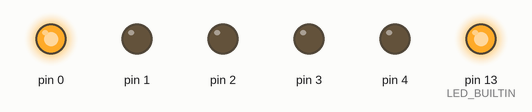
Bench run of a sketch on a simulated Arduino Uno, built with avr-gcc and run on an emulated ATmega328P. Parts: output pins drawn as LEDs (lit = HIGH).

Above: at 0.2 s.
At 0.7 s:
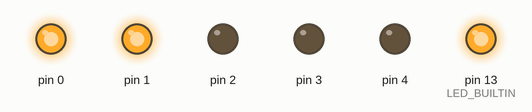
At 1.2 s:
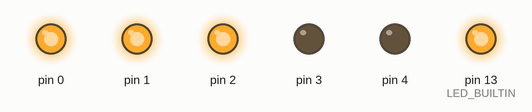
At 2.7 s:
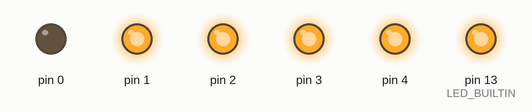
At 4.2 s:
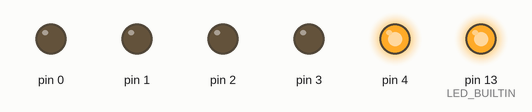
At 5.5 s:
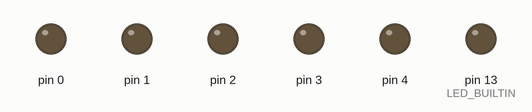
Timing chart, 0 to 7.8 s (numbered marks = the images above):
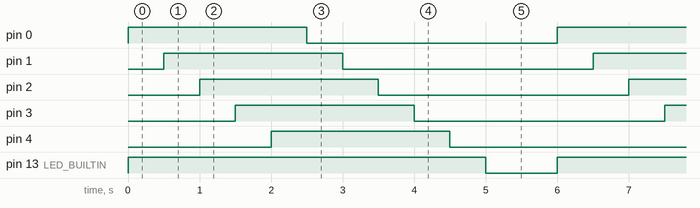

Measured:
- by itself, pin 0–4: alternates HIGH for 2.5 s and LOW for 3.5 s
- by itself, pin 13 (LED_BUILTIN): alternates HIGH for 5.0 s and LOW for 1.0 s
- by itself, everything shown: repeats every 6.0 s, in 11 steps

The sketch:

main.ino
```cpp
void setup(){
  for(int i=0; i<= 4; i++){
    pinMode(i,OUTPUT);
  }
  pinMode(LED_BUILTIN,OUTPUT);
}
void loop(){
  digitalWrite(LED_BUILTIN,HIGH);
  for(int i = 0; i <= 4; i++){
    digitalWrite(i,HIGH);
    delay(500);
  }
  for(int i=0;i<=4;i++){
    digitalWrite(i,LOW);
    delay(500);
  }
  digitalWrite(LED_BUILTIN,LOW);
  delay(1000);
}
```
